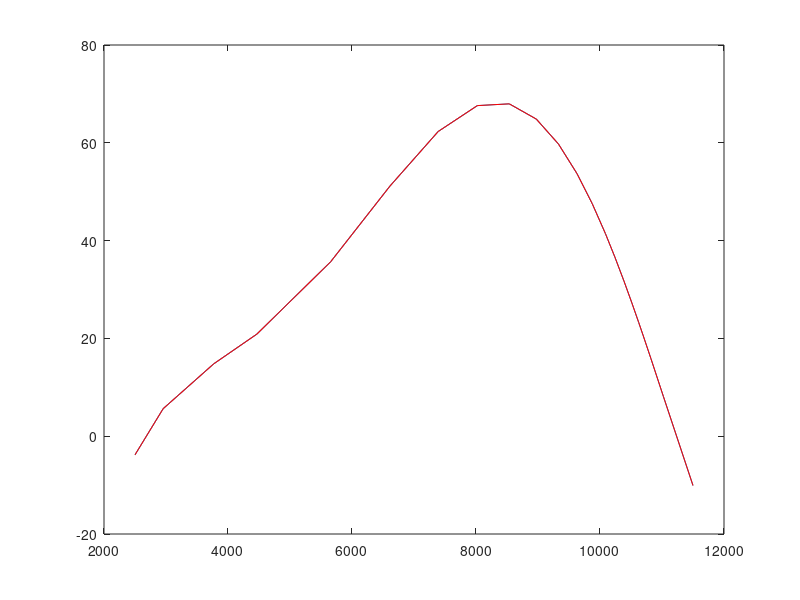
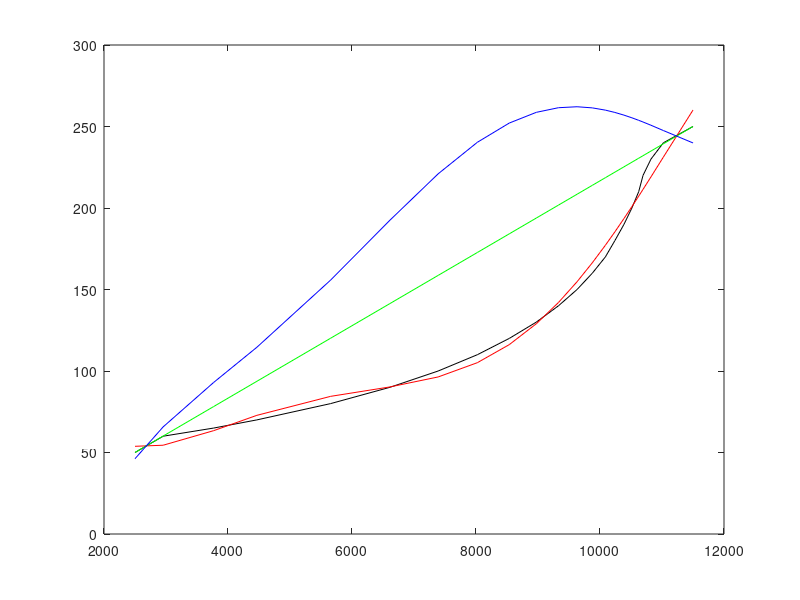

Source code (MATLAB) for these figures, in order:
%%-------------------------------data for Nex robotics motor------------------------------------------% 
arduino_dutycycle=[50 60 65 70 80 90 100 110 120 130 140 150 160 170 180 190 200 210 220 230 240 250];
motor_rpm=[2500 2954 3769 4465 5655 6612 7390 8022 8537 8973 9330 9630 9876 10087 10240 10387 10514 10624 10694 10822 11022 11500];

m=length(arduino_dutycycle);

p=polyfit(motor_rpm,arduino_dutycycle,5) %actual motors behaviour
ht=polyval(p,motor_rpm);

%------------------------------ideal behaviour--------------------------------------------------------%
dutycycle_lin=[50 250];
rpm_lin=[2500 11500];
p_lin=polyfit(rpm_lin,dutycycle_lin,1); %linear behaviour
ht_lin=polyval(p_lin,motor_rpm);

%------------------------------non-linearity-----------------------------------------------------------%
data_non=ht_lin-ht;
plot(motor_rpm,data_non);
p_non=polyfit(motor_rpm,data_non,5);
ht_non=polyval(p_non,motor_rpm);
hold on
plot(motor_rpm,ht_non,'r');

%-------------------------------combined behaviour----------------------------------------------------%
output=ht_non+ht_lin;
figure
plot(motor_rpm,arduino_dutycycle, 'Color','black');
hold on
plot(motor_rpm,ht, 'Color','red');
hold on
plot(motor_rpm,ht_lin, 'Color','green');
hold on
plot(motor_rpm,output, 'Color','blue');
